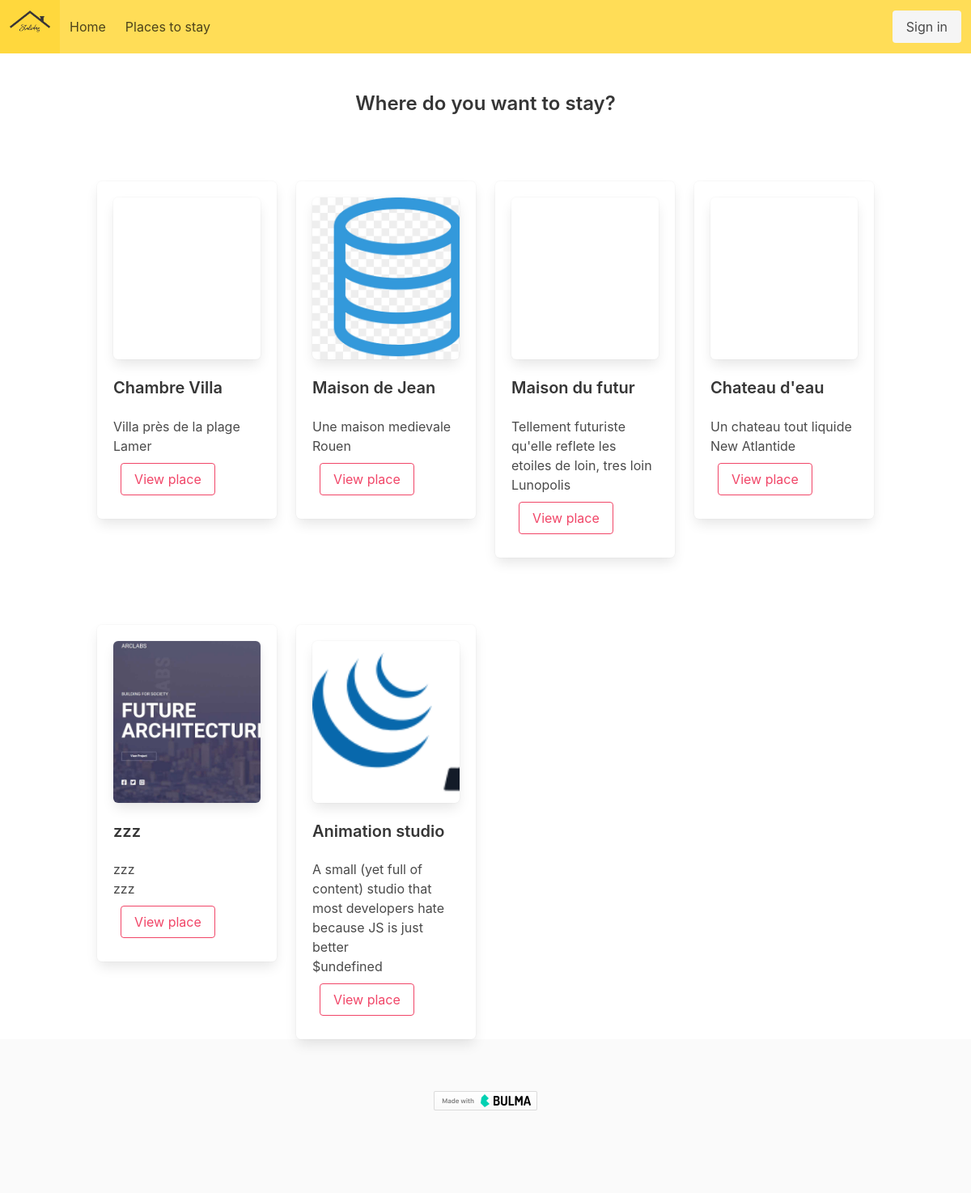
The page /adverts.php on the database its author committed.
### tables this page shows
CREATE TABLE IF NOT EXISTS `adverts` (
  `ads_id` int(11) NOT NULL AUTO_INCREMENT,
  `ads_title` varchar(255) NOT NULL,
  `ads_content` mediumtext NOT NULL,
  `address` varchar(255) NOT NULL,
  `city` varchar(255) NOT NULL,
  `price` int(11) NOT NULL,
  `images` varchar(255) DEFAULT NULL,
  `user_id` int(11) NOT NULL,
  PRIMARY KEY (`ads_id`),
  KEY `user_fk` (`user_id`)
);

### includes/functions.php (the view, shortened to what this page needs)
<?php
require 'includes/config.php';
function affichagePlaces()
{
    global $conn;
    $sth = $conn->prepare('SELECT * FROM adverts');
    $sth->execute();
    $adverts = $sth->fetchAll(PDO::FETCH_ASSOC);
    foreach ($adverts as $advert) {?>
<div class="column is-one-quarter is-offset-1" style='margin-top:6%; margin-left:0%'>
    <div class="box">
        <div class="box"
            style="background-image: url(<?php echo './images/'.$advert['images']; ?>); background-size:cover; height:25vh">
        </div>
        <h4 class="title is-5 is-spaced">
            <?php echo $advert['ads_title']; ?>
        </h4>
        <p>
            <?php echo $advert['ads_content']; ?>
        </p>
        <p>
            <?php echo $advert['city']; ?>
        </p>
        <a class="button is-outlined is-danger" style="margin:5%"
            href="advert.php?id=<?php echo $advert['ads_id']; ?>">View
            place</a>
    </div>
</div>
<?php
    }
}
        ?>

### includes/header.php (shortened to what this page needs)
<?php
require 'includes/functions.php';
?>
<!DOCTYPE html>
<html lang="en">
<head>
    <link rel="stylesheet" href="css/main.css">
</head>
<body>
    <nav class="navbar is-warning" role="navigation" aria-label="main navigation">
        <div class="navbar-brand">
            <a class="navbar-item" href="index.php">
                <img src="images/stuliday-logo-dark.png" width=50 height=50>
            </a>
        </div>
        <div id="navbarBasicExample" class="navbar-menu">
            <div class="navbar-start">
                <a class="navbar-item" href="index.php">
                    Home
                </a>
                <a class="navbar-item" href="adverts.php">
                    Places to stay
                </a>
            </div>
            <div class="navbar-end">
                <?php
                if (!empty($_SESSION)) {
                    ?>
                <div class="navbar-item has-dropdown is-hoverable">
                    <a class="navbar-link">
                        <?php echo $_SESSION['username']; ?>
                    </a>
                    <div class="navbar-dropdown">
                        <a class="navbar-item" href="profile.php">
                            Profile page
                        </a>
                        <a class="navbar-item" href="addadverts.php">
                            Create a new ad
                        </a>
                        <hr class="navbar-divider">
                        <a class="navbar-item" href="?logout">
                            Disconnect
                        </a>
                    </div>
                </div>
                <?php
                } else {
                    ?>
                <div class="navbar-item">
                    <div class="buttons">
                        <a class="button is-light" href="signin.php">
                            Sign in
                        </a>
                    </div>
                </div>
                <?php
                }
            ?>
            </div>
        </div>
    </nav>

### adverts.php (shortened to what this page needs)
<?php
require 'includes/header.php';
?>
<div id="places" class="container">
    <h3 class="title is-4 is-spaced has-text-centered" style="margin-top:5%">Where do you want to stay?</h3>
    <div class="columns is-multiline">
        <?php
                affichagePlaces();
            ?>
    </div>
</div>
<?php
require 'includes/footer.php';

### includes/footer.php (shortened to what this page needs)
<footer class="footer has-text-centered">
    <div class="container">
        <div class="columns">
            <div class="column is-8-desktop is-offset-2-desktop">
                <p style="margin-top: 1rem;">
                    <a href="http://bulma.io">
                        <img src="made-with-bulma.png" alt="Made with Bulma" width="128" height="24">
                    </a>
                </p>
            </div>
        </div>
    </div>
</footer>
</body>
</html>

### rows shown on the page
adverts: ads_title "Chambre Villa", ads_content "Villa près de la plage", city "Lamer"
adverts: images (picture), ads_title "Maison de Jean", ads_content "Une maison medievale", city "Rouen"
adverts: ads_title "Maison du futur", ads_content "Tellement futuriste qu'elle reflete les etoiles de loin, tres loin", city "Lunopolis"
adverts: ads_title "Chateau d'eau", ads_content "Un chateau tout liquide", city "New Atlantide"
adverts: images (picture), ads_title "zzz", ads_content "zzz", city "zzz"
adverts: images (picture), ads_title "Animation studio", ads_content "A small (yet full of content) studio that most developers hate because JS is just better", city "$undefined"
